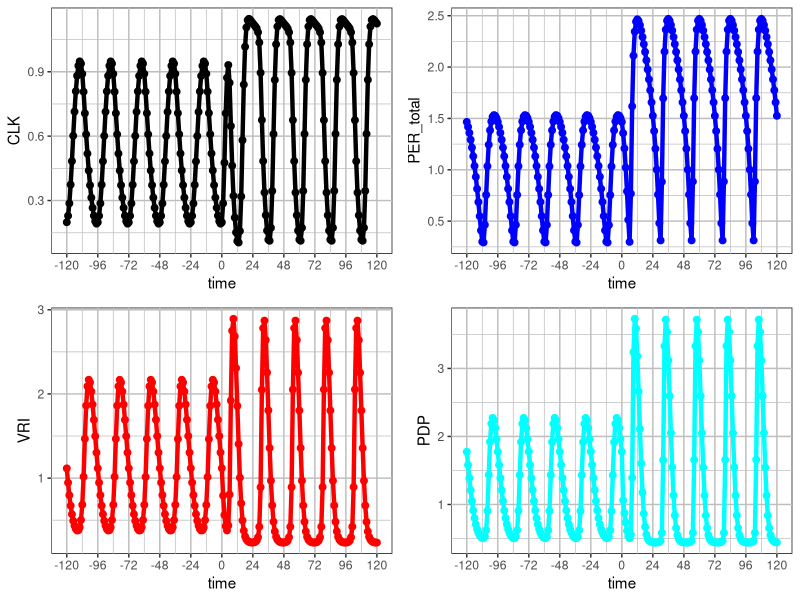
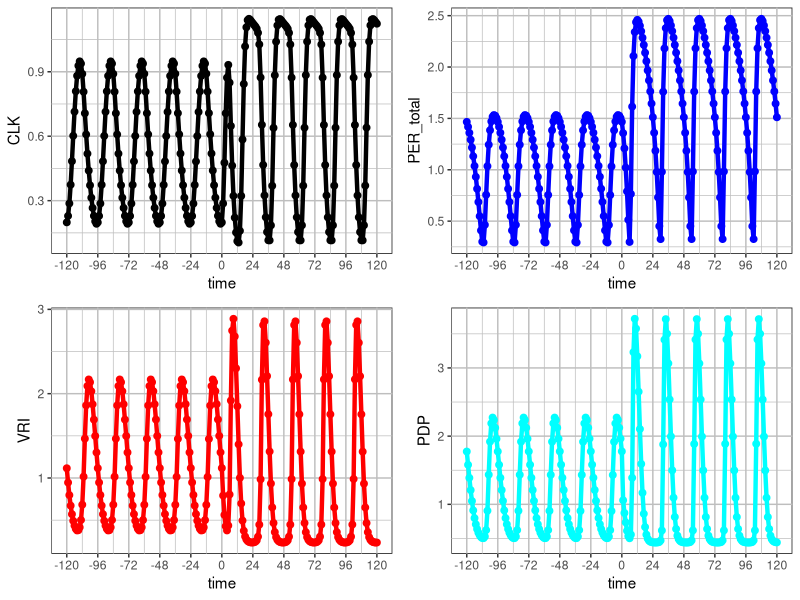
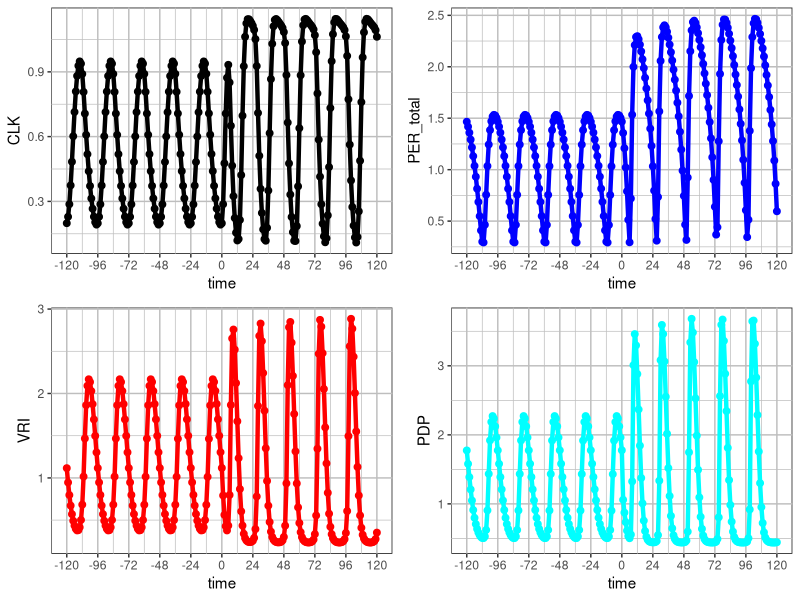
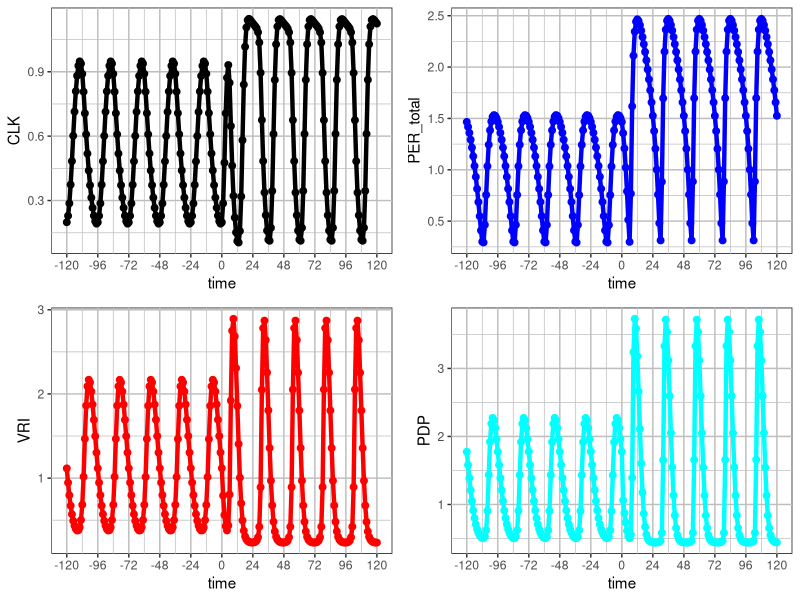
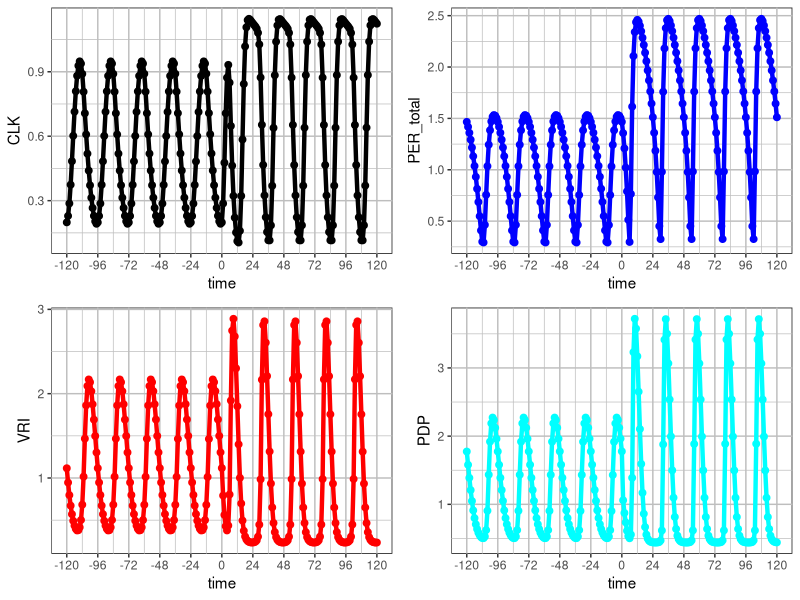
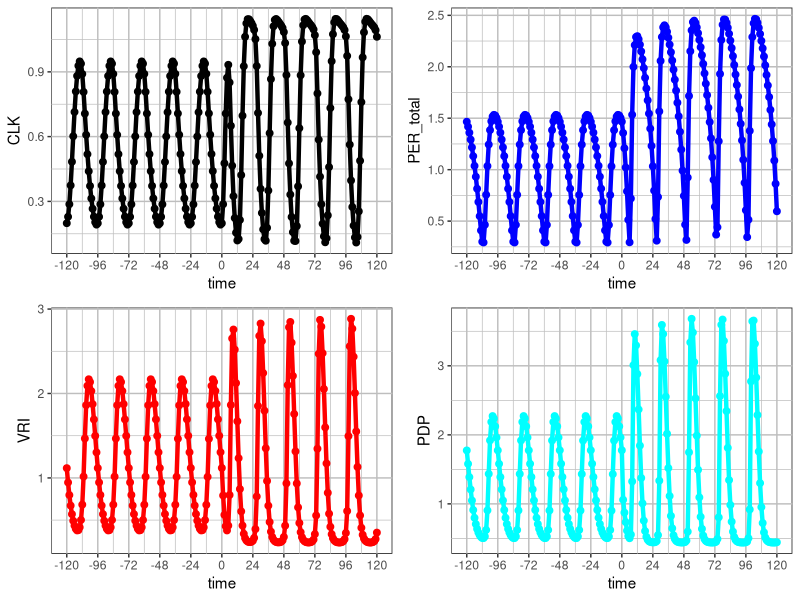

Reproduce these figures in R, in order.
# This file plots the synthetic data from Matlab with three different changes: transient, fast and slow.

setwd("~/R/novogene_trimmed")
.libPaths(c("~/R/x86_64-pc-linux-gnu-library/4.0",.libPaths()))
library("ggplot2")
library("egg")

setwd("~/R/novogene_trimmed/00_SyntheticData")

SynData <- read.csv(file='Data_Synthetic_nolambda.csv',header=TRUE)
SynData[,2:5] <- log(SynData[,2:5]+1)
g1 <- ggplot(data=SynData,aes(time,CLK)) + 
  geom_point(size=2,col="black") + geom_line(lwd=1.5,col="black") +
  scale_x_continuous(breaks = seq(-120, 120, by = 24)) +
  theme(panel.background = element_rect(fill = "white", colour = "black", linetype = "solid"),
        panel.grid.major = element_line(size = 0.5, linetype = "solid", colour = "grey"),
        panel.grid.minor = element_line(size = 0.25, linetype = "solid", colour = "grey"))
g2 <- ggplot(data=SynData,aes(time,PER_total)) + 
  geom_point(size=2,col="blue") + geom_line(lwd=1.5,col="blue") +
  scale_x_continuous(breaks = seq(-120, 120, by = 24)) +
  theme(panel.background = element_rect(fill = "white", colour = "black", linetype = "solid"),
        panel.grid.major = element_line(size = 0.5, linetype = "solid", colour = "grey"),
        panel.grid.minor = element_line(size = 0.25, linetype = "solid", colour = "grey"))
g3 <- ggplot(data=SynData,aes(time,VRI)) + 
  geom_point(size=2,col="red") + geom_line(lwd=1.5,col="red") +
  scale_x_continuous(breaks = seq(-120, 120, by = 24)) +
  theme(panel.background = element_rect(fill = "white", colour = "black", linetype = "solid"),
        panel.grid.major = element_line(size = 0.5, linetype = "solid", colour = "grey"),
        panel.grid.minor = element_line(size = 0.25, linetype = "solid", colour = "grey"))
g4 <- ggplot(data=SynData,aes(time,PDP)) + 
  geom_point(size=2,col="cyan") + geom_line(lwd=1.5,col="cyan") +
  scale_x_continuous(breaks = seq(-120, 120, by = 24)) +
  theme(panel.background = element_rect(fill = "white", colour = "black", linetype = "solid"),
        panel.grid.major = element_line(size = 0.5, linetype = "solid", colour = "grey"),
        panel.grid.minor = element_line(size = 0.25, linetype = "solid", colour = "grey"))
g <- ggarrange(plots=list(g1,g2,g3,g4),nrow=2,ncol=2)
ggsave(filename="SynData_nolambda_raw.pdf",plot=g,width=12,height=6)


SynData <- read.csv(file='Data_Synthetic_lambda0.50.csv',header=TRUE)
SynData[,2:5] <- log(SynData[,2:5]+1)
g1 <- ggplot(data=SynData,aes(time,CLK)) + 
  geom_point(size=2,col="black") + geom_line(lwd=1.5,col="black") +
  scale_x_continuous(breaks = seq(-120, 120, by = 24)) +
  theme(panel.background = element_rect(fill = "white", colour = "black", linetype = "solid"),
        panel.grid.major = element_line(size = 0.5, linetype = "solid", colour = "grey"),
        panel.grid.minor = element_line(size = 0.25, linetype = "solid", colour = "grey"))
g2 <- ggplot(data=SynData,aes(time,PER_total)) + 
  geom_point(size=2,col="blue") + geom_line(lwd=1.5,col="blue") +
  scale_x_continuous(breaks = seq(-120, 120, by = 24)) +
  theme(panel.background = element_rect(fill = "white", colour = "black", linetype = "solid"),
        panel.grid.major = element_line(size = 0.5, linetype = "solid", colour = "grey"),
        panel.grid.minor = element_line(size = 0.25, linetype = "solid", colour = "grey"))
g3 <- ggplot(data=SynData,aes(time,VRI)) + 
  geom_point(size=2,col="red") + geom_line(lwd=1.5,col="red") +
  scale_x_continuous(breaks = seq(-120, 120, by = 24)) +
  theme(panel.background = element_rect(fill = "white", colour = "black", linetype = "solid"),
        panel.grid.major = element_line(size = 0.5, linetype = "solid", colour = "grey"),
        panel.grid.minor = element_line(size = 0.25, linetype = "solid", colour = "grey"))
g4 <- ggplot(data=SynData,aes(time,PDP)) + 
  geom_point(size=2,col="cyan") + geom_line(lwd=1.5,col="cyan") +
  scale_x_continuous(breaks = seq(-120, 120, by = 24)) +
  theme(panel.background = element_rect(fill = "white", colour = "black", linetype = "solid"),
        panel.grid.major = element_line(size = 0.5, linetype = "solid", colour = "grey"),
        panel.grid.minor = element_line(size = 0.25, linetype = "solid", colour = "grey"))
g <- ggarrange(plots=list(g1,g2,g3,g4),nrow=2,ncol=2)
ggsave(filename="SynData_lambda0.50_raw.pdf",plot=g,width=12,height=6)


SynData <- read.csv(file='Data_Synthetic_lambda0.05.csv',header=TRUE)
SynData[,2:5] <- log(SynData[,2:5]+1)
g1 <- ggplot(data=SynData,aes(time,CLK)) + 
  geom_point(size=2,col="black") + geom_line(lwd=1.5,col="black") +
  scale_x_continuous(breaks = seq(-120, 120, by = 24)) +
  theme(panel.background = element_rect(fill = "white", colour = "black", linetype = "solid"),
        panel.grid.major = element_line(size = 0.5, linetype = "solid", colour = "grey"),
        panel.grid.minor = element_line(size = 0.25, linetype = "solid", colour = "grey"))
g2 <- ggplot(data=SynData,aes(time,PER_total)) + 
  geom_point(size=2,col="blue") + geom_line(lwd=1.5,col="blue") +
  scale_x_continuous(breaks = seq(-120, 120, by = 24)) +
  theme(panel.background = element_rect(fill = "white", colour = "black", linetype = "solid"),
        panel.grid.major = element_line(size = 0.5, linetype = "solid", colour = "grey"),
        panel.grid.minor = element_line(size = 0.25, linetype = "solid", colour = "grey"))
g3 <- ggplot(data=SynData,aes(time,VRI)) + 
  geom_point(size=2,col="red") + geom_line(lwd=1.5,col="red") +
  scale_x_continuous(breaks = seq(-120, 120, by = 24)) +
  theme(panel.background = element_rect(fill = "white", colour = "black", linetype = "solid"),
        panel.grid.major = element_line(size = 0.5, linetype = "solid", colour = "grey"),
        panel.grid.minor = element_line(size = 0.25, linetype = "solid", colour = "grey"))
g4 <- ggplot(data=SynData,aes(time,PDP)) + 
  geom_point(size=2,col="cyan") + geom_line(lwd=1.5,col="cyan") +
  scale_x_continuous(breaks = seq(-120, 120, by = 24)) +
  theme(panel.background = element_rect(fill = "white", colour = "black", linetype = "solid"),
        panel.grid.major = element_line(size = 0.5, linetype = "solid", colour = "grey"),
        panel.grid.minor = element_line(size = 0.25, linetype = "solid", colour = "grey"))
g <- ggarrange(plots=list(g1,g2,g3,g4),nrow=2,ncol=2)
ggsave(filename="SynData_lambda0.05_raw.pdf",plot=g,width=12,height=6)
